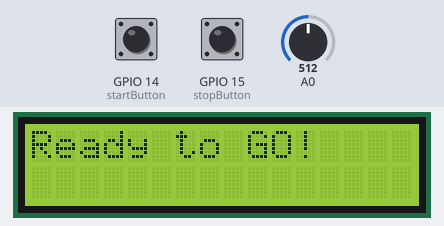
This sketch was run on a simulated ESP8266 (NodeMCU). On the bench: 16×2 character LCD. The inputs (shaded band) are chosen by the test bench; at power-on: GPIO 14 (startButton) LOW, A0 = 512, GPIO 15 (stopButton) LOW. What the sketch prints to the serial monitor is not drawn.

Above: at 1.2 s.
1.3 s: GPIO 14 (startButton) pulled HIGH for 0.15 s
At 2.0 s:
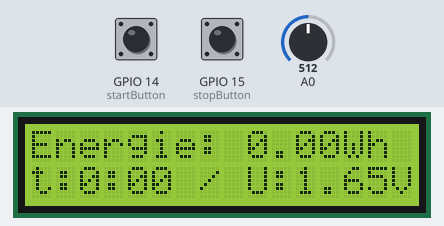
4.4 s: A0 set to 716
At 5.4 s:
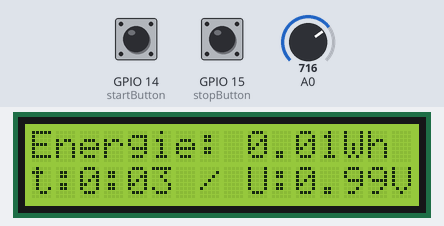
6.1 s: A0 set to 1023
At 8.0 s:
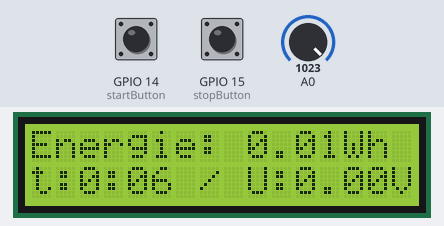
8.1 s: GPIO 15 (stopButton) pulled HIGH for 0.15 s
9.7 s: GPIO 14 (startButton) pulled HIGH for 1 s
At 11.5 s:
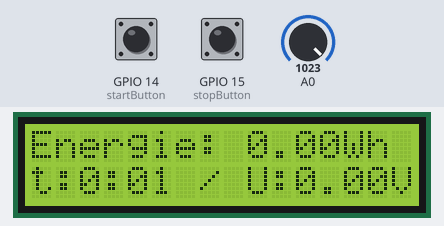
12.5 s: A0 set to 0
At 14.7 s:
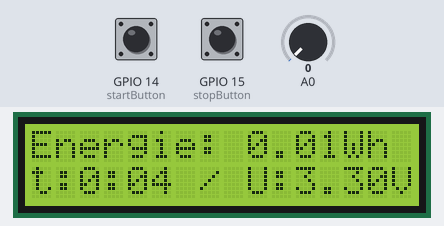
Timing chart, 0 to 15.0 s (numbered marks = the images above; inputs shaded):
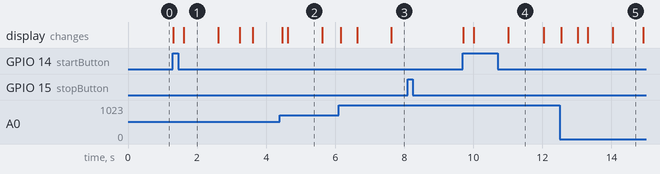

Measured:
- after the input at 1.3 s, the display: first changes at once (image 1 shows a later state)
- after the input at 8.1 s, every drawn part: stays the same
- after the input at 9.7 s, the display: first changes at once (image 4 shows a later state)
- what the display in image 1 shows lasts 1.0 s, from 1.6 s to 2.6 s
- what the display in image 5 shows lasts 0.9 s, from 14.0 s to 14.9 s

The sketch:

PREN_ADC.ino
```cpp
#include <ESP8266WiFi.h>
#include <time.h>
#include <LiquidCrystal.h>

// Your WiFi credentials.
// Set password to "" for open networks.
char ssid[] = "Hadouken";
char pass[] = "Humhomburarum42";

// Variabeln Messungen
float uRef = 3.3;    // Reverenzspannung für ADC in V
float uMes = 0.0;    // Gemessener Spannungswert
float adcVal = 0;    // Gemessener Wert von ADC (0-1024)
int timeStep = 500;  // Time Step zwischen den einzelnen Messpunkten
int startTime = millis();
int actualTime = 0;
int minute = 0;
int sec = 0;
float current = 0.5;
float energy = 0;

// Variabeln Startknopf
uint16_t startButton = 14;  // GPIO04 (D2)
int startButtonState = 0;  // Status ob Schalter gedürckt oder nicht
//time_t time = 0;           // Zeitwert für Messung in Sekunden

// Variabeln Stoppknopf
uint16_t stopButton = 15;
int stopButtonState = 0;

// initialize the library by associating any needed LCD interface pin
// with the MC pin number it is connected to
// TODO
const int rs = 12, en = 13, d4 = 5, d5 = 4, d6 = 0, d7 = 2;
LiquidCrystal lcd(rs, en, d4, d5, d6, d7);

void setup() {
  Serial.begin(9600);

  // //Connect Wifi
  // WiFi.begin(ssid, pass);

  // // while wifi not connected, print '.'
  // // after connection leave loop
  // while (WiFi.status() != WL_CONNECTED) {
  //   delay(500);
  //   Serial.print(".");
  // }
  // Serial.print("\n Connected with IP: ");
  // Serial.println(WiFi.localIP());

  //Set up Inputs / Outputs
  pinMode(startButton, INPUT);
  pinMode(stopButton, INPUT);

  // TODO
  // set up the LCD's number of columns and rows:
  lcd.begin(16, 2);

  // TODO
  // Print a message to the LCD.
  lcd.print("Ready to GO!");
}

void loop() {
  if (digitalRead(startButton)) {
    energy = 0;
    lcd.setCursor(0,0);
    lcd.print("                ");
    lcd.setCursor(0,1);
    lcd.print("                ");
    delay(300);
    startTime = millis();
    while (!digitalRead(stopButton)) {
      //if (buffer % timeStep == 0) {
      if (millis() % timeStep) {
        // ADC Spannungsmessung
        adcVal = analogRead(A0);
        uMes = uRef - ((uRef / 1024) * adcVal);  // Berechnung des aktuellen Spannungswerts
        Serial.print("ADC Value: ");
        Serial.println(adcVal);
        Serial.print("Spannung: ");
        Serial.print(uMes);
        Serial.println(" V");

        // set the cursor to column 0, line 1
        // (note: line 1 is the second row, since counting begins with 0):
        // TODO
        actualTime = (millis() - startTime) / 1000;
        minute = actualTime /60;
        sec = actualTime % 60;
        lcd.setCursor(0, 1);
        // print the number of seconds since reset:
        lcd.print("t:"+(String)minute+":"+ (sec<10? '0'+ (String)sec: (String)sec)  + " / U:" + (String)uMes + "V");
        lcd.setCursor(0,0);
        energy += uMes*current*0.5;
        lcd.print("Energie: " + (String)(energy/3600) + "Wh");
      }
    }
  }

}
```
